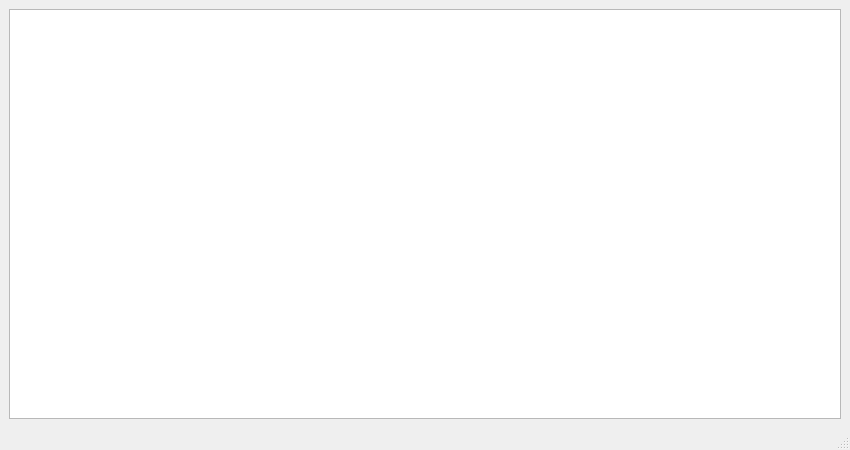
<?xml version="1.0" encoding="UTF-8"?>
<ui version="4.0">
 <class>MainWindow</class>
 <widget class="QMainWindow" name="MainWindow">
  <property name="geometry">
   <rect>
    <x>0</x>
    <y>0</y>
    <width>850</width>
    <height>450</height>
   </rect>
  </property>
  <property name="windowTitle">
   <string>Эспрессо — Информация о кофе</string>
  </property>
  <widget class="QWidget" name="centralwidget">
   <layout class="QVBoxLayout" name="verticalLayout">
    <item>
     <widget class="QTableWidget" name="tableWidget"/>
    </item>
   </layout>
  </widget>
  <widget class="QMenuBar" name="menubar">
   <property name="geometry">
    <rect>
     <x>0</x>
     <y>0</y>
     <width>850</width>
     <height>22</height>
    </rect>
   </property>
  </widget>
  <widget class="QStatusBar" name="statusbar"/>
 </widget>
 <resources/>
 <connections/>
</ui>
